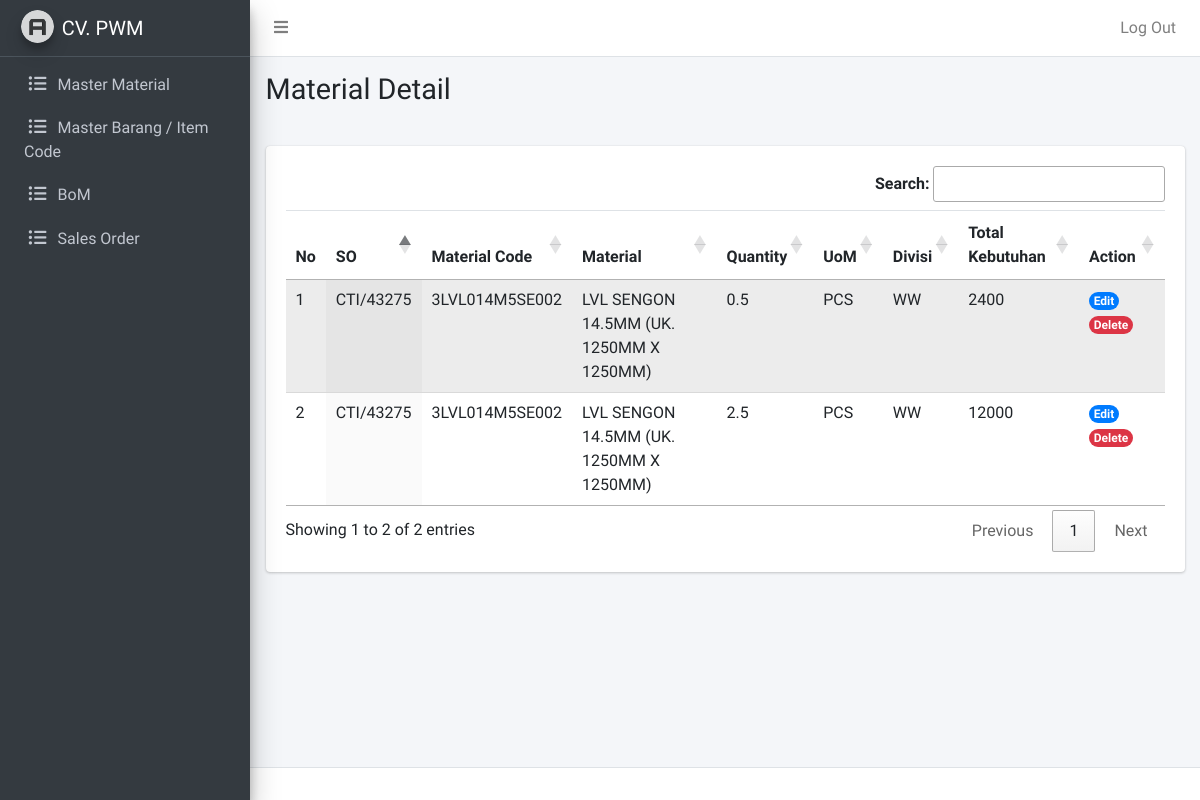
/admin/bom-detail.php?id=1 (signed in), run on the app's committed database.
### tables this page shows
CREATE TABLE `bom` (
  `bom_id` int(11) NOT NULL,
  `bom_so_id` int(11) NOT NULL,
  `bom_material_id` varchar(255) NOT NULL,
  `bom_quantity` float NOT NULL,
  `bom_total_kebutuhan` float NOT NULL
);

CREATE TABLE `so` (
  `so_id` int(11) NOT NULL,
  `so_item_code` varchar(255) NOT NULL,
  `so_projects` varchar(255) NOT NULL,
  `so_divisi_id` int(11) NOT NULL,
  `so_lot_number` varchar(255) NOT NULL,
  `so_quantity` int(11) NOT NULL,
  `so_tgl_produksi` date NOT NULL
);

CREATE TABLE `material` (
  `material_id` varchar(255) NOT NULL,
  `material_nama` varchar(255) NOT NULL,
  `material_uom` varchar(255) NOT NULL,
  `material_harga` int(11) NOT NULL
);

CREATE TABLE `divisi` (
  `divisi_id` int(11) NOT NULL,
  `divisi_nama` varchar(255) NOT NULL
);

### admin/bom-detail.php (the view, shortened to what this page needs)
<?php
require_once "../koneksi.php";
$so_id = $_GET['id'];
$query = mysqli_query($conn, "SELECT * FROM (((bom INNER JOIN so ON bom.bom_so_id = so.so_id) INNER JOIN material ON bom.bom_material_id = material.material_id) INNER JOIN divisi ON divisi.divisi_id = so.so_divisi_id) WHERE bom.bom_so_id = $so_id");
?>
<?php require_once "template/header.php"; ?>
<?php require_once "template/navbar.php"; ?>
<?php require_once "template/sidebar.php"; ?>
  <div class="content-wrapper">
    <div class="content-header">
      <div class="container-fluid">
        <div class="row mb-2">
          <div class="col-sm-6">
            <h1 class="m-0">Material Detail</h1>
          </div>
        </div>
      </div>
    </div>
    <div class="content">
      <div class="container-fluid">
        <div class="row">
          <div class="col">
            <div class="card table-responsive">
              <div class="card-body">
                <table id="spk" class="table table-striped display" style="width:100%">
                  <thead>
                      <tr>
                          <th>No</th>
                          <th>SO</th>
                          <th>Material Code</th>
                          <th>Material</th>
                          <th>Quantity</th>
                          <th>UoM</th>
                          <th>Divisi</th>
                          <th>Total Kebutuhan</th>
                          <th>Action</th>
                      </tr>
                  </thead>
                  <tbody>
                    <?php while($bom = mysqli_fetch_assoc($query)) : ?>
                      <tr>
                          <td></td>
                          <td><?= $bom['so_projects']; ?></td>
                          <td><?= $bom['bom_material_id']; ?></td>
                          <td><?= $bom['material_nama']; ?></td>
                          <td><?= $bom['bom_quantity']; ?></td>
                          <td><?= $bom['material_uom']; ?></td>
                          <td><?= $bom['divisi_nama']; ?></td>
                          <td><?= $bom['bom_total_kebutuhan']; ?></td>
                          <td>
                            <a href="bom-detail-edit.php?id=<?= $bom['bom_id']; ?>"><span class="badge rounded-pill bg-primary">Edit</span></a>
                            <a href="bom-detail-delete.php?id=<?= $bom['bom_id']; ?>"><span class="badge rounded-pill bg-danger">Delete</span></a>
                          </td>
                      </tr>
                    <?php endwhile; ?>
                  </tbody>
                </table>
              </div>
            </div>
          </div>
        </div>
      </div>
    </div>
  </div>
<?php require_once "template/footer.php"; ?>

### data on the page
bom: so.so_projects "CTI/43275", bom_material "3LVL014M5SE002", material.material_nama "LVL SENGON 14.5MM (UK. 1250MM X 1250MM)", bom_quantity "0.5", material.material_uom "PCS", divisi.divisi_nama "WW", bom_total_kebutuhan "2400"
bom: so.so_projects "CTI/43275", bom_material "3LVL014M5SE002", material.material_nama "LVL SENGON 14.5MM (UK. 1250MM X 1250MM)", bom_quantity "2.5", material.material_uom "PCS", divisi.divisi_nama "WW", bom_total_kebutuhan "12000"
